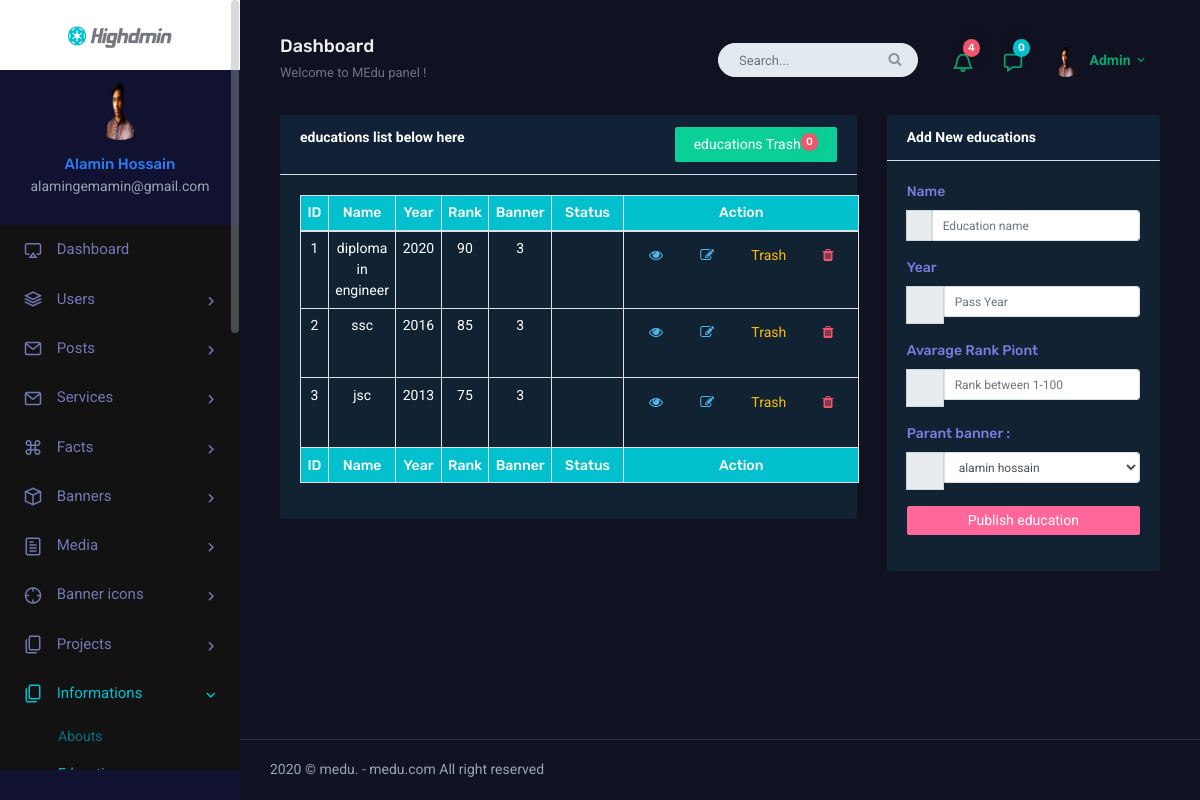
Page /dashboard/educations/education-list.php (signed in) on the committed database.
### tables this page shows
CREATE TABLE `educations` (
  `id` int(11) NOT NULL,
  `name` varchar(255) NOT NULL,
  `year` varchar(10) NOT NULL,
  `rank` varchar(100) NOT NULL,
  `banner_id` int(11) NOT NULL,
  `status` tinyint(4) NOT NULL DEFAULT 0,
  `deleted` tinyint(4) NOT NULL DEFAULT 0,
  `created_at` timestamp NOT NULL DEFAULT current_timestamp()
);

### dashboard/educations/education-list.php (the view, shortened to what this page needs)
<?php
  include "../../includes/database.php";
  $sql   = "SELECT * FROM educations WHERE deleted='0' ORDER BY id DESC";
  $query = mysqli_query($connect,$sql);
?>
<?php require "../../includes/layouts/header.php"; ?>
                <div class="content">
                    <div class="container-fluid">
                        <div class="row">
                            <div class="col-md-8 text-white">
                                    <div class="text-white">
                                        <div class="card-header text-white clearfix" style="background: #112236">
                                          <?php
                                          $trash_sql   = "SELECT * FROM educations WHERE deleted='1' ORDER BY id DESC";
                                          $trash_query = mysqli_query($connect,$trash_sql);
                                          $trash_count = mysqli_num_rows($trash_query);
                                           ?>
                                          <b class="float-left">educations list below here</b><a href="education-trash-list.php" class="btn btn-success float-right"><span class="badge badge-danger badge-pill float-right"><?= $trash_count; ?></span><span>educations Trash</span></a>
                                        </div>
                                        <div class="card-box text-white">
                                            <table class="table table-bordered  text-white table-sm text-center text-dark table-responsive-sm" id="table">
                                             <thead class="bg-custom text-white text-white">
                                                <tr>
                                                    <th>ID</th>
                                                    <th>Name</th>
                                                    <th>Year</th>
                                                    <th>Rank</th>
                                                    <th>Banner</th>
                                                    <th>Status</th>
                                                    <th>Action</th>
                                                </tr>
                                             </thead>
                                             <tbody class="text-white">
                                                <?php
                                                $i = 1;
                                                 while ($row = mysqli_fetch_assoc($query)) { ?>
                                                 <tr id="table_tr" class="<?= $row['status']==0 ? 'bg-secondary':'';?>" >
                                                    <td><?= $i++; ?> </td>
                                                    <td><?= $row['name']; ?> </td>
                                                    <td><?= $row['year']; ?></td>
                                                    <td><?= $row['rank']?></td>
                                                    <td><?= $row['banner_id']?></td>
                                                    <td>
                                                        <?php
                                                         if ($row['status'] == 1) { ?>
                                                            <a href="education-deactive.php?id=<?= $row['id']?>" class="btn" title="active"><i class="fas fa-toggle-on" style="font-size: 28px;"></i></a>
                                                         <?php }else { ?>
                                                           <a href="education-active.php?id=<?= $row['id']?>" class="btn text-white" title="deactive"><i class="fas fa-toggle-off" style="font-size: 28px;"></i></a>
                                                         <?php  }
                                                        ?>
                                                    </td>
                                                    <td>
                                                        <div class="btn-group">
                                                          <?php if ($_SESSION['user_role'] == 2 || $_SESSION['user_role'] == 1 || $_SESSION['user_role'] == 3) { ?>
                                                                <a class="btn text-info" data-toggle="modal" data-target="#exampleModalView<?=$row['id']?>">
                                                          <i class="fa fa-eye"></i>
                                                        </a>
                                                            <?php } ?>
                                                            <?php if ($_SESSION['user_role'] == 2 || $_SESSION['user_role'] == 1) { ?>
                                                                <a class="btn text-info" data-toggle="modal" data-target="#exampleModal<?=$row['id']?>">
                                                          <i class="fa fa-edit"></i>
                                                        </a>
                                                            <?php } ?>
                                                            <?php if ($_SESSION['user_role'] == 1) { ?>
                                                              <a href="education-trash.php?id=<?php echo $row['id'];?>" class="btn text-warning" onclick="return confirm('are your sure move to trash this education ?')">Trash
                                                                </a>
                                                                <a href="education-delete.php?id=<?php echo $row['id'];?>" class="btn text-danger" onclick="return confirm('are your sure delete this education ?')" title="permanently delete"><i class="fa fa-trash"></i>
                                                                </a>
                                                            <?php } ?>
                                                        </div>
                                                    </td>
                                                </tr>
                                                <?php  } ?>
                                            </tbody>
                                            <tfoot class="bg-custom text-white">
                                                <tr>
                                                    <th>ID</th>
                                                    <th>Name</th>
                                                    <th>Year</th>
                                                    <th>Rank</th>
                                                    <th>Banner</th>
                                                    <th>Status</th>
                                                    <th>Action</th>
                                                </tr>
                                            </tfoot>
                                            </table>
                                        </div>
                                    </div>
                            </div>
                            <div class="col-md-4">
                              <div class="text-white">
                                <div class="card-header" style="background: #112236;">
                                  <div class="font-weight-bold" >Add New educations</div>
                                </div>
                                <div class="card-box">
                                  <form action="" method="post" enctype="multipart/form-data">
                                    <div class="form-group">
                                      <label class="text-purple">Name</label>
                                      <div class="input-group">
                                        <div class="input-group-append">
                                          <span class="input-group-text"><i class="fas fa-user-graduate"></i></span>
                                        </div>
                                        <input type="text" name="name" class="form-control form-control-sm" placeholder="Education name" value="<?php if (isset($_POST['name'])) {
                                           echo $_POST['name'];
                                         }?>">
                                      </div>
                                    </div>
                                    <div class="form-group">
                                      <label class="text-purple">Year</label>
                                      <div class="input-group">
                                        <div class="input-group-append">
                                          <span class="input-group-text"><i class="fas fa-at"></i></span>
                                        </div>
                                        <input type="year" name="year" class="form-control form-control-sm" placeholder="Pass Year" value="<?php if (isset($_POST['year'])) {
                                           echo $_POST['year'];
                                         }?>">
                                      </div>
                                    </div>
                                    <div class="form-group">
                                      <label class="text-purple">Avarage Rank Piont</label>
                                      <div class="input-group">
                                        <div class="input-group-append">
                                          <span class="input-group-text"><i class="fas fa-phone"></i></span>
                                        </div>
                                        <input type="number" name="rank" class="form-control form-control-sm" placeholder="Rank between 1-100" value="<?php if (isset($_POST['rank'])) {
                                           echo $_POST['rank'];
                                         }?>">
                                      </div>
                                    </div>
                                    <div class="form-group">
                                      <label class="text-purple">Parant banner :</label>
                                      <div class="input-group">
                                        <div class="input-group-append">
                                          <span class="input-group-text"><i class="fas fa-photo"></i></span>
                                        </div>
                                        <select name="banner_id" class="form-control form-control-sm">
                                          <?php
                                           $select_banner = "SELECT * FROM banners";
                                           $select_query  = mysqli_query($connect,$select_banner);
                                           while ($select_row = mysqli_fetch_assoc($select_query)) {
                                           ?>
                                          <option value="<?= $select_row['id'] ?>"><?= $select_row['banner_title']?></option>
                                          <?php } ?>
                                        </select>
                                      </div>
                                    </div>
                                    <div class="form-group">
                                      <input type="submit" name="add-education" value="Publish education" class="btn btn-pink btn-sm btn-block">
                                    </div>
                                  </form>
                                </div>
                              </div>
                            </div>
                        </div>
                    </div>
                </div>
<?php require "../../includes/layouts/footer.php"; ?>

### rows in the picture
educations: name "diploma in engineer", year "2020", rank "90", banner "3"
educations: name "ssc", year "2016", rank "85", banner "3"
educations: name "jsc", year "2013", rank "75", banner "3"

### other values in the picture
$_SESSION['user_name'] "Alamin Hossain"
$_SESSION['user_email'] "alamingemamin@gmail.com"
$guest_unread_count "0"
$trash_count "0"
form field banner_id "alamin hossain"
